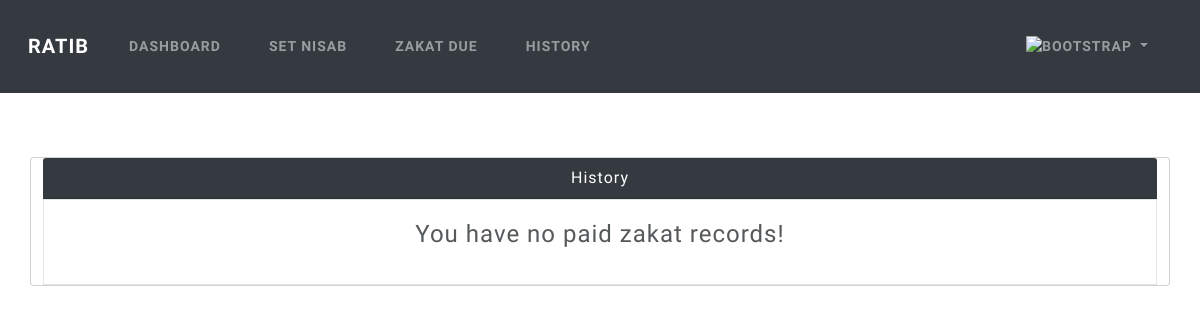
Page /history (signed in) on the earlier database version.
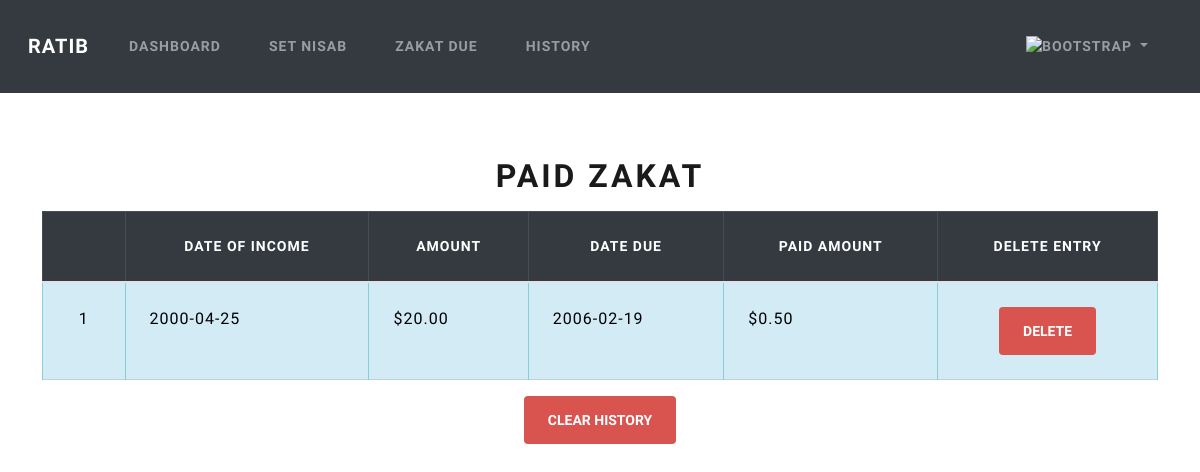
Same page on the later database version.
### models.py (models this page shows)
class Income(Base):
    __tablename__ = 'income'
    id = Column(Integer, primary_key=True)
    amount = Column(Numeric(10,2))
    date = Column(DateTime)
    due_date = Column(DateTime)
    due_amount = Column(Numeric(10,2))
    user_id = Column(Integer, ForeignKey('users.id'))
    user = relationship("User", back_populates="income")
    paid = Column(Boolean, default=False)

### app.py (the view)
@app.route('/history')
@login_required
def history():
    userid = flasksession.get('user_id')
    paid = session.query(Income).filter_by(user_id=userid, paid=True).all()
    return render_template('history.html', paid=paid)

### app.py (called while the page is built)
@app.teardown_appcontext
def shutdown_session(exception=None):
    session.remove()

### utils.py (called while the page is built)
def login_required(f):
    @wraps(f)
    def decorated_function(*args, **kwargs):
        if flasksession.get("user_id") is None:
            flash('Please log in to access this page', 'info')
            return redirect("/login")
        return f(*args, **kwargs)
    return decorated_function

def usd(value):
    return f"${value:,.2f}"

### templates/history.html (shortened to what this page needs)
{% extends 'layout.html' %}
{% block content %}
{% if paid %}
<div class="table-responsive">
    <table class="table table-bordered mt-3">
        <h1 class="mt-3 text-center"> Paid Zakat </h1>
        <thead class="table-dark text-center">
            <th></th>
            <th>Date of income</th>
            <th>Amount</th>
            <th>Date Due</th>
            <th>Paid Amount</th>
            <th>Delete Entry</th>
        </thead>
        <tbody class="table-info">
            {% for entry in paid %}
            <tr>
                <td class="text-center">{{ loop.index }}</td>
                <td>{{ entry.date.date() }}</td>
                <td>{{ entry.amount | usd}}</td>
                <td>{{ entry.due_date.date() }}</td>
                <td>{{ entry.due_amount | usd}}</td>
                <td class="text-center">
                    <form action="/delete_entry", method="post">
                        <button type="submit" class="btn btn-danger" name="action" value="paid">Delete</button>
                    </form>
                </td>
            </tr>
            {% endfor %}
        </tbody>
    </table>
</div>
<div class="text-center">
    <form action="/delete_entry", method="post">
        <button type="submit" class="btn btn-danger" name="action" value="clear_history">Clear History</button>
    </form>
</div>
{% else %}
<div class="card justify-content-center mt-3">
    <div class="card-header bg-dark text-center text-white">History</div>
    <div class="card-body bg-light text-center">
        <p class="fs-3">
            You have no paid zakat records!
        </p>
    </div>
</div>
{% endif %}
{% endblock %}

Differences in the rows shown:
added Income: date "2000-04-25", amount "$20.00", due_date "2006-02-19", due_amount "$0.50"
Other differences:
text no longer shown: "History You have no paid zakat records!"
text now shown: "PAID ZAKAT DATE OF INCOME AMOUNT DATE DUE PAID AMOUNT DELETE ENTRY CLEAR HISTORY"
